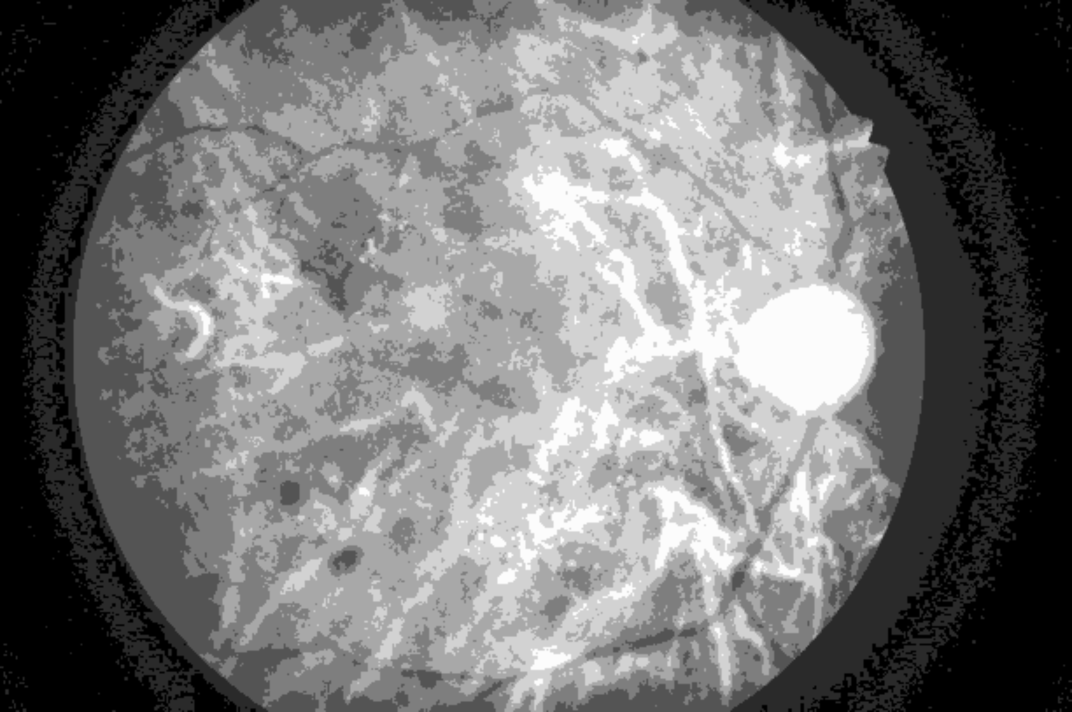
#> input picture fcm.png, 4288 x 2848 px (shown at 1/4 size)
$ python -i individual.py   (imports and definitions only)   (older library calls are emulated)
#> lines starting #> are read from the running program, lines starting #| are printed output that depends on the picture
from collections import defaultdict
import matplotlib.pyplot as plt
import cv2
import numpy as np
# import scipy.ndimage
from sklearn import metrics
# from skimage.morphology import watershed
# from skimage.feature import peak_local_max
# from scipy import ndimage as ndi, ndimage
import skfuzzy
from scipy.signal import correlate2d


# 这里效果一般，高斯模糊后，closing再opening，opening的kernel越大，precision上升，recall下降
# 可以调用所有的库？


# [68 lines left out: functions get_region, calculate_performance, transform_pixel, detect_circle, fcm, not called in this run]


def post_processing(post_image):
    # calculate_performance(coarse_segment, bin_ground_truth)   # 85, 89
    plt.subplot(2, 2, 1)
    plt.imshow(post_image, 'gray')
    # 注意。。。。。这里修改了kernel，原来是25
    # 要么是kernel大了，要么是threshold取高了
    _kernel = cv2.getStructuringElement(cv2.MORPH_ELLIPSE, (5, 5))  # to match the structure
    post_image = cv2.morphologyEx(post_image, cv2.MORPH_CLOSE, _kernel, iterations=2)
    plt.subplot(2, 2, 2)
    plt.imshow(post_image, 'gray')
    _kernel = cv2.getStructuringElement(cv2.MORPH_ELLIPSE, (15, 15))
    post_image = cv2.morphologyEx(post_image, cv2.MORPH_OPEN, _kernel, iterations=2)
    plt.subplot(2, 2, 3)
    plt.imshow(post_image, 'gray')
    # plt.show()

    _contours, _ = cv2.findContours(post_image, cv2.RETR_TREE, cv2.CHAIN_APPROX_SIMPLE)
    # print(len(contours))
    _contour = sorted(_contours, reverse=True, key=lambda l: len(l))[0]
    convex_hull_image = np.zeros(post_image.shape, dtype=np.uint8)
    convex_hull_pts = cv2.convexHull(_contour)
    cv2.drawContours(convex_hull_image, _contour, 0, (1, 1, 1), 10)
    cv2.drawContours(convex_hull_image, [convex_hull_pts], 0, (1, 1, 1), -1)
    plt.subplot(2, 2, 4)
    plt.imshow(convex_hull_image, 'gray')

    # plt.show()
    return convex_hull_image


# [145 lines left out: function find_od, not called in this run]


# [10 lines not run here, left out]

>>> import cv2
>>> picture = cv2.imread('fcm.png')
#> picture is the input picture: shape (2848, 4288, 3); min 0, max 252, mean 117.4
>>> result = post_processing(picture)
#> in post_processing, `post_image = cv2.morphologyEx(post_image, cv2.MORPH_OPEN, _kernel, ite..`:
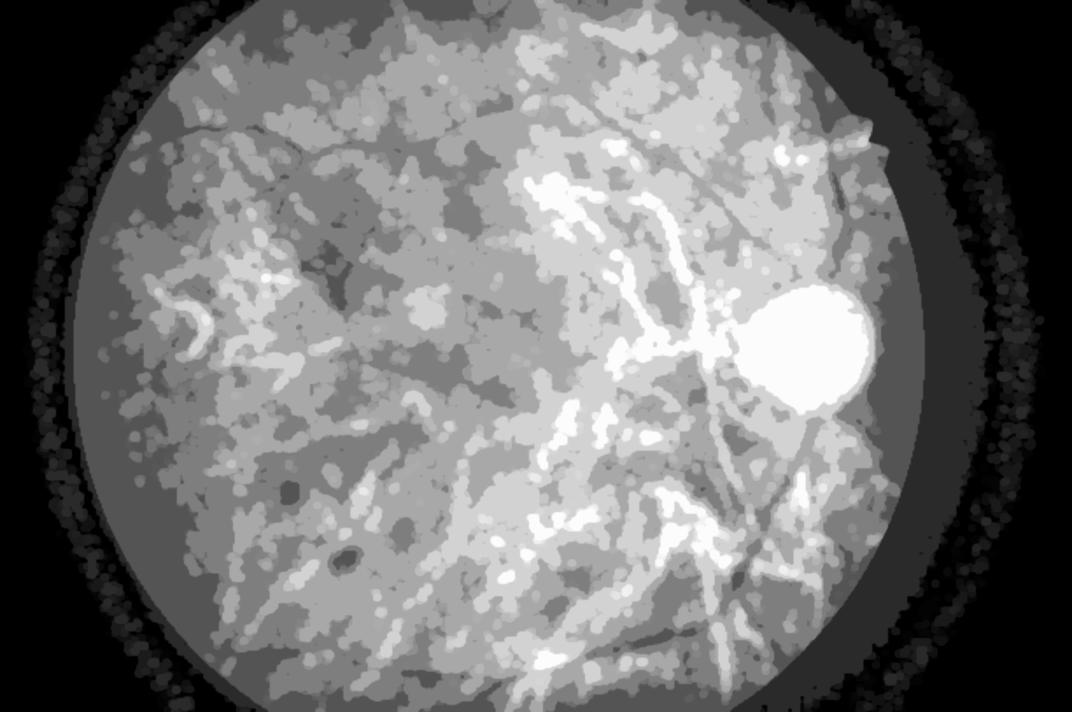
#> post_image: shape (2848, 4288, 3) (shown at 1/4 size); min 0, max 252, mean 114.7
#> (the run stopped early here; a loop or call above may not have finished)
